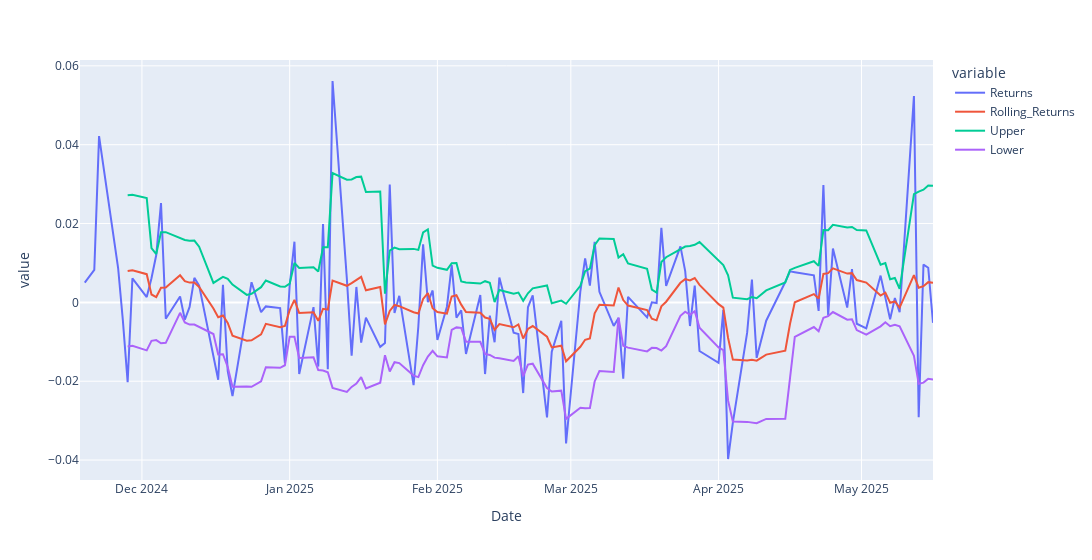

The notebook cell this image was saved under:
### Code cell
fig = px.line(
    df,
    x=df.index,
    y=["Returns", "Rolling_Returns", "Upper", "Lower"],
    width=1600
)
fig
